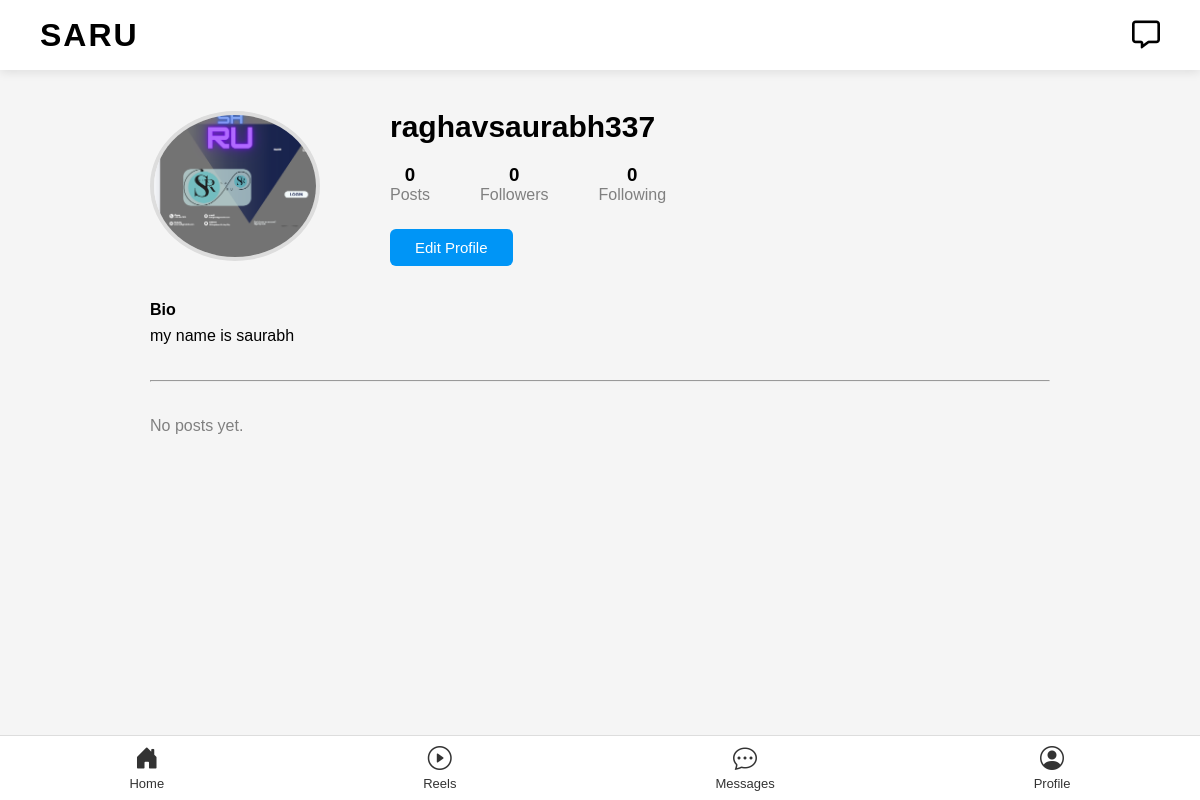
Screenshot of /profile/ (signed in) with the database file from the repository.
### app/models.py (models this page shows, shortened)
class Profile(models.Model):
    user = models.OneToOneField(
        User,
        on_delete=models.CASCADE
    )
    image = models.ImageField(
        upload_to="profile/",
        blank=True
    )
    bio = models.TextField(
        blank=True
    )
    followers = models.ManyToManyField(
        User,
        related_name="following",
        blank=True
    )
    def followers_count(self):
        return self.followers.count()
    def following_count(self):
        return self.user.following.count()

### app/views.py (the view)
# urls.py: path('profile/', views.profile_list, name='profile'),
@login_required(login_url='login')
def profile_list(request):
    profile, _ = Profile.objects.get_or_create(user=request.user)
    posts = Post.objects.filter(user=request.user).select_related('user__profile').order_by('-created_at')
    return render(request, "profile.html", {'profile': profile, 'posts': posts})

### templates/profile.html (shortened to what this page needs)
{% load static %}
    <!DOCTYPE html>
    <html lang="en">
    <head>
        <link rel="stylesheet" href="{% static 'profile.css' %}">
    </head>
    <body>
    {% include 'hearder.html' %}
    <div class="profile-container">
        <div class="profile-header">
            <div class="profile-image">
                {% if profile.image %}
                    <img src="{{ profile.image.url }}" width="150" style="border-radius:50%;object-fit:cover;height:150px;">
                {% else %}
                    <img src="{% static 'images/default-avatar.png' %}" width="150" height="150" style="border-radius:50%;object-fit:cover;" alt="Default Avatar">
                {% endif %}
            </div>
            <div class="profile-info">
                <h2>{{ profile.user.username }}</h2>
                <div class="stats">
                    <div>
                        <h3>{{ posts.count }}</h3>
                        <p>Posts</p>
                    </div>
                    <div>
                        <h3>{{ profile.followers_count }}</h3>
                        <p>Followers</p>
                    </div>
                    <div>
                        <h3>{{ profile.following_count }}</h3>
                        <p>Following</p>
                    </div>
                </div>
                <a href="{% url 'edit_profile' %}"><button>Edit Profile</button></a>
            </div>
        </div>
        <div class="bio">
            <h4>Bio</h4>
            <p>{{ profile.bio }}</p>
        </div>
        <hr>
        <div class="posts">
            {% for post in posts %}
                <div class="post" style="position:relative;">
                    <div style="display:flex;align-items:center;gap:8px;padding:6px 8px;">
                        {% if post.user.profile.image %}
                            <img src="{{ post.user.profile.image.url }}" style="width:32px;height:32px;border-radius:50%;object-fit:cover;">
                        {% else %}
                            <img src="{% static 'images/default-avatar.png' %}" style="width:32px;height:32px;border-radius:50%;object-fit:cover;">
                        {% endif %}
                        <span style="font-size:13px;font-weight:600;">{{ post.user.username }}</span>
                    </div>
                    {% if post.image %}
                        <img src="{{ post.image.url }}" style="width:100%;height:100%;object-fit:cover;border-radius:8px;">
                    {% endif %}
                    <form method="POST" action="{% url 'delete_post' post.id %}" style="position:absolute;top:5px;right:5px;">
                        {% csrf_token %}
                        <button type="submit" onclick="return confirm('Delete this post?')" style="background:rgba(255,0,0,0.7);color:white;border:none;border-radius:50%;width:28px;height:28px;cursor:pointer;font-size:16px;">🗑</button>
                    </form>
                </div>
            {% empty %}
                <p style="color:gray;">No posts yet.</p>
            {% endfor %}
        </div>
    </div>
    {% include 'navbar.html' %}
    </body>
    </html>

### static/profile.css (style rules this page uses)
* { margin:0; padding:0; box-sizing:border-box; font-family:Arial,sans-serif; }
body { background:#fafafa; }
.profile-container { width:900px; margin:40px auto; }
.profile-header { display:flex; align-items:center; gap:70px; }
.profile-image img { width:170px; height:170px; border-radius:50%; border:4px solid #ddd; object-fit:cover; }
.profile-info h2 { font-size:30px; margin-bottom:20px; }
.stats { display:flex; gap:50px; margin-bottom:25px; }
.stats h3 { text-align:center; }
.stats p { color:gray; }
button { padding:10px 25px; border:none; background:#0095f6; color:white; border-radius:6px; cursor:pointer; font-size:15px; }
.bio { margin-top:35px; }
.bio h4 { margin-bottom:8px; }
hr { margin:35px 0; }
.posts { display:grid; grid-template-columns:repeat(3,1fr); gap:15px; }

### static/hearder.css (style rules this page uses)
* { margin:0; padding:0; box-sizing:border-box; font-family:Arial, Helvetica, sans-serif; }
body { background:#f5f5f5; }

### rows the page displays
Profile: image (picture), user.username "raghavsaurabh337", followers_count "0", following_count "0", bio "my name is saurabh"

### other values shown
{{ posts.count }} "0"
